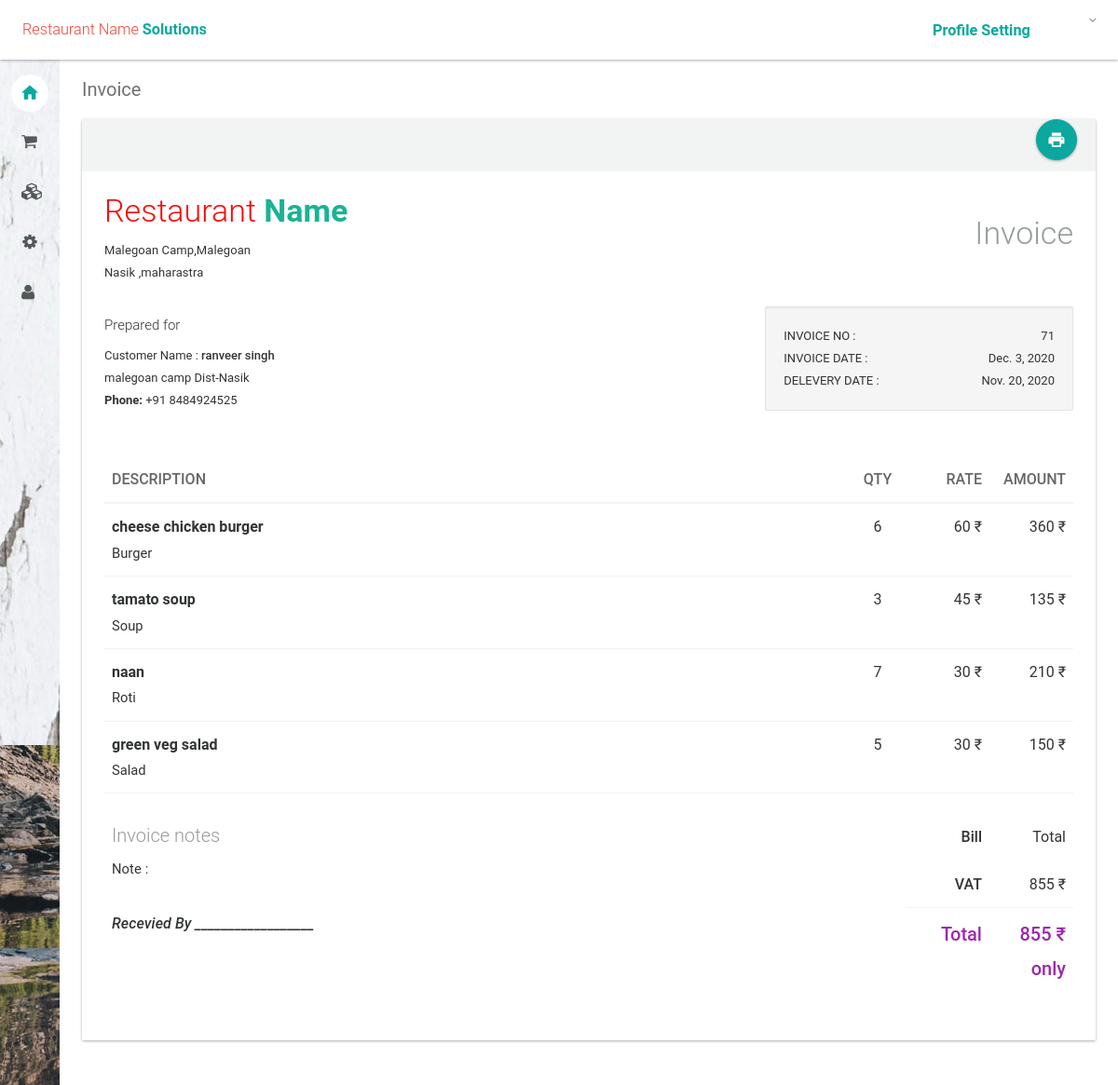
The app's page /CustomerAndDish/print/71/ (signed in), older data.
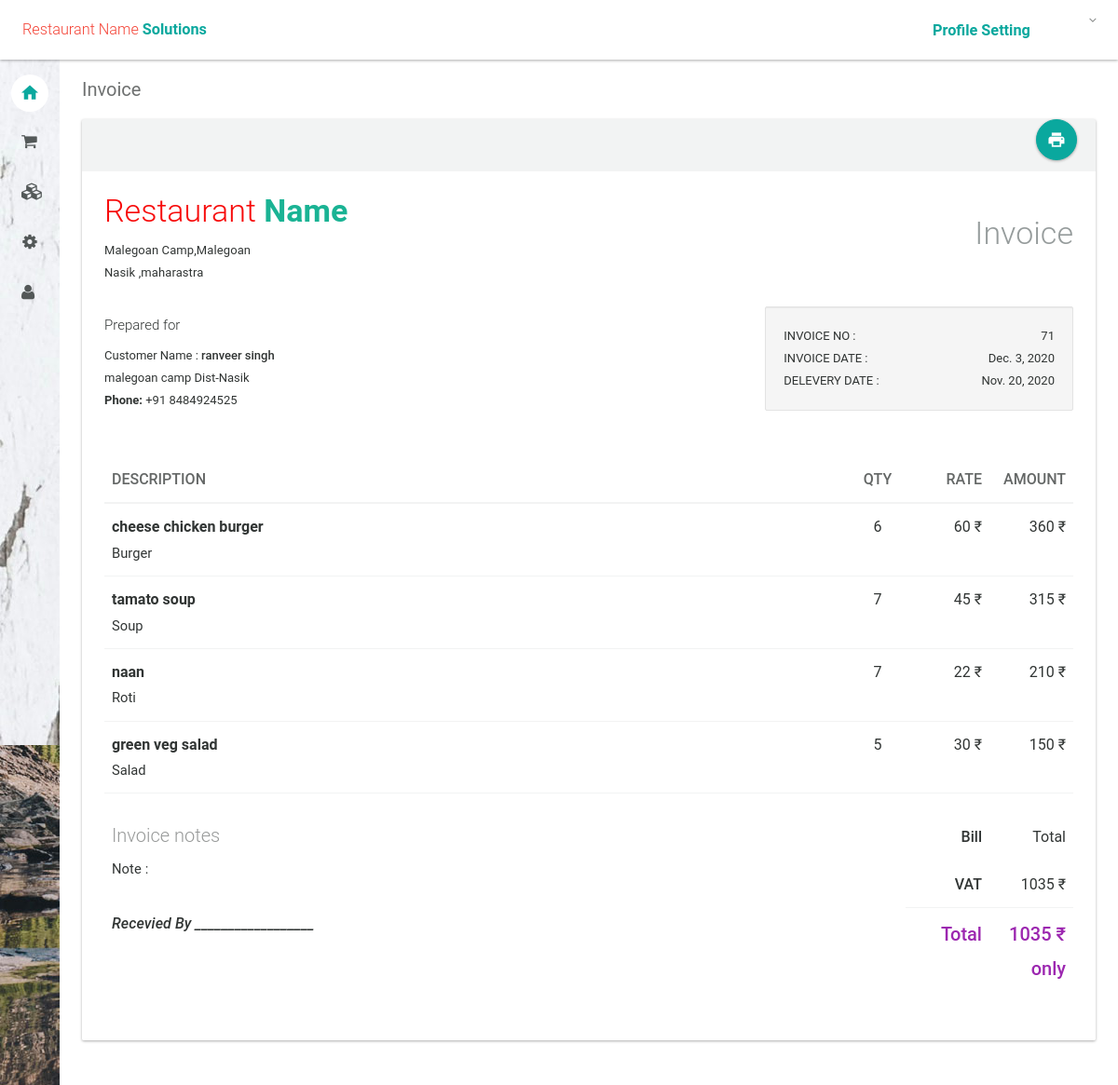
The same page, newer data.
### CustomerAndDish/models.py (models this page shows, shortened)
class Customer_Dish(models.Model): #Invoice
    class Meta:
        unique_together = (('cust_id', 'dish_id'),)
    cust_id = models.ForeignKey(Customer,on_delete=models.CASCADE)
    dish_id =  models.ForeignKey(Dish,on_delete=models.CASCADE)
    quantity = models.IntegerField()
    dish_price = models.IntegerField()
    dish_row_total = models.IntegerField() #quantity * dishPrice

class Dish(models.Model):
    dish_id = models.AutoField(primary_key=True)
    def_dish_id = models.ForeignKey(DefaultDish,on_delete=models.CASCADE,default="")
    dish_name = models.CharField(max_length=50,default=def_dish_id)
    category = models.CharField(max_length=50,default='--')
    subcategory = models.CharField(max_length=50,default='--')
    active = models.CharField(max_length=50,default=1)
    date_created = models.DateField(default=datetime.now, blank=True)
    price = models.IntegerField()

class Customer(models.Model):
    cust_id = models.AutoField(primary_key=True)
    table = models.CharField(max_length=255, blank=True, verbose_name='Table No.', null=True)
    name = models.CharField(max_length=200)
    phone = models.CharField(max_length=20,blank=True)
    address = models.TextField(blank=True)
    date = models.DateField(blank=True)
    time_in = models.TimeField(blank=True)
    payment_option = models.CharField(max_length=50) # Post pay / Pre Pay
    order_type = models.CharField(max_length=50)  #Dine In / Take Away
    order_status = models.CharField(max_length=50)
    order_total = models.IntegerField(blank=True) #Total bill
    no_of_people = models.IntegerField(blank=True)

### CustomerAndDish/views.py (the view)
# urls.py: url(r'^print/(?P<cust_id>\d+)/$', views.Print_Order, name='printOrder'),
@login_required
def Print_Order(request,cust_id):
    cust_dishes = Customer_Dish.objects.filter(cust_id=cust_id)
    customer = Customer.objects.get(cust_id=cust_id)
    table_obj = TableInfo.objects.get(table_n=customer.table)
    customer.order_status = 'Paid'
    table_obj.is_close = 0
    customer.save()
    table_obj.save()
    return render(request,'CustomerAndDish/print_order.html', {'cust_dishes':cust_dishes, 'customer':customer})

### CustomerAndDish/templates/CustomerAndDish/print_order.html (shortened to what the changed rows need)
{% extends 'layout.html' %}
{% load static %}
{% block body %}
                <section>
					<div class="section-body">
                        <div class="row">
							<div class="col-lg-12">
								<div class="card card-printable style-default-light">
									<div class="card-body style-default-bright" id="print">
										<div class="row">
											<div class="col-xs-8">
												<h1 class="text-light" style="margin-top: 0px; color: #f70b0b">Restaurant <strong class="text-accent-dark" style="color: #1ab394">Name</strong></h1>
											</div>
											<div class="col-xs-4 text-right">
												<h1 class="text-light text-default-light">Invoice</h1>
											</div>
										</div>
										<br/>
										<div class="row">
											<div class="col-xs-8">
												<h4 class="text-light">Prepared for</h4>
												<address>
													Customer Name : <strong>{{ customer.name }}</strong><br>
													{{ customer.address }}<br>
													<b>Phone:</b> {{ customer.phone }}
												</address>
											</div>
											<div class="col-xs-4">
												<div class="well">
													<div class="clearfix">
														<div class="pull-left"> INVOICE NO : </div>
														<div class="pull-right"> {{ customer.cust_id }} </div>
													</div>
													<div class="clearfix">
														<div class="pull-left"> DELEVERY DATE : </div>
														<div class="pull-right"> {{ customer.date }} </div>
													</div>
												</div>
											</div>
										</div>
										<br/>
										<div class="row">
											<div class="col-md-12">
												<table class="table">
													<thead>
														<tr>
															<th class="text-left">DESCRIPTION</th>
															<th style="width:60px" class="text-center">QTY</th>
                                                            <th style="width:90px" class="text-right">RATE</th>
															<th style="width:90px" class="text-right">AMOUNT</th>
														</tr>
													</thead>
													<tbody>
														{% for cust_dish in cust_dishes %}
														<tr>
															<td> <b>{{ cust_dish.dish_id.dish_name }}</b> <br><small>{{ cust_dish.dish_id.subcategory}}</small></td>
															<td class="text-center">{{ cust_dish.quantity }}</td>
															<td class="text-right">{{ cust_dish.dish_id.price }} &#x20B9;</td>
															<td class="text-right">{% widthratio cust_dish.dish_price 1 cust_dish.quantity  %}  &#x20B9;</td>
														</tr>
														{% endfor %}
														<tr>
															<td class="text-right hidden-border"><strong>VAT</strong></td>
															<td class="text-right hidden-border">{{ customer.order_total }} &#x20B9; </td>
														</tr>
														<tr>
															<td class="text-right"><strong class="text-lg text-accent">{{ customer.order_total }} &#x20B9; only</strong></td>
														</tr>
													</tbody>
												</table>
											</div>
										</div>
									</div>
								</div>
							</div>
						</div>
					</div>
                </section>
{% endblock %}

Row changes from the older to the newer data that the page shows:
changed Customer "ranveer singh": order_total "855" → "1035"
changed Customer_Dish "tamato soup": quantity "3" → "7"; dish_price+quantity "135" → "315"
changed through a linked row, Customer_Dish "naan": dish_id.price "30" → "22"
